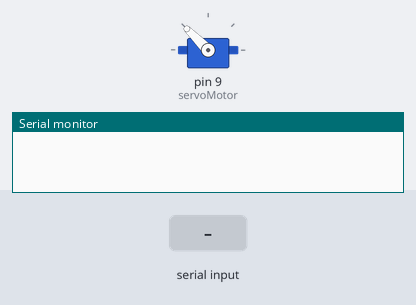
Simulated run of this sketch. Board: Arduino Uno, built with avr-gcc and run on an emulated ATmega328P. Shown: servo, the last lines printed to the serial monitor. The inputs (shaded band) are chosen by the test bench.

Above: at 1.2 s.
1.3 s: "2" received over Serial
At 2.3 s:
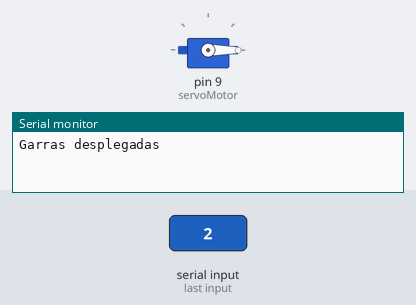
2.8 s: "1" received over Serial
At 3.4 s:
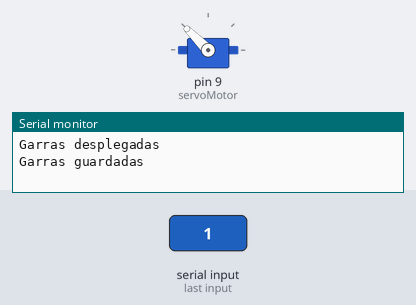
Timing chart, 0 to 5.8 s (numbered marks = the images above; inputs shaded):
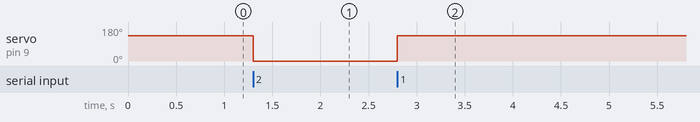

Measured:
- after the input at 1.3 s, servo on pin 9 (servoMotor): 135° → 0° at once
- after the input at 2.8 s, servo on pin 9 (servoMotor): 0° → 135° at once

The sketch:

garras.ino
```cpp
#include <Servo.h>

// Declaramos la variable para controlar el servo
Servo servoMotor;


void setup() {
  Serial.begin(115200);

  // Iniciamos el servo para que empiece a trabajar con el pin 9
  servoMotor.attach(9);

  // Inicializamos al ángulo 0 el servomotor
  servoMotor.write(135);
}

void loop() {
  if (Serial.available()>0){
    char GARRA; //Se establece variable de la comunicacion serial.
    GARRA = Serial.read(); //Se recibe el dato que es enviado desde MATLAB.
    if (GARRA == '1'){
      Serial.println("Garras guardadas");
      servoMotor.write(135);
      }  // Condicional para mover el servo y guarde las garras.
    if (GARRA == '2'){
      Serial.println("Garras desplegadas");
      servoMotor.write(0);
      } // Condicional para mover el servo y despliegue las garras.
  }
}
```
